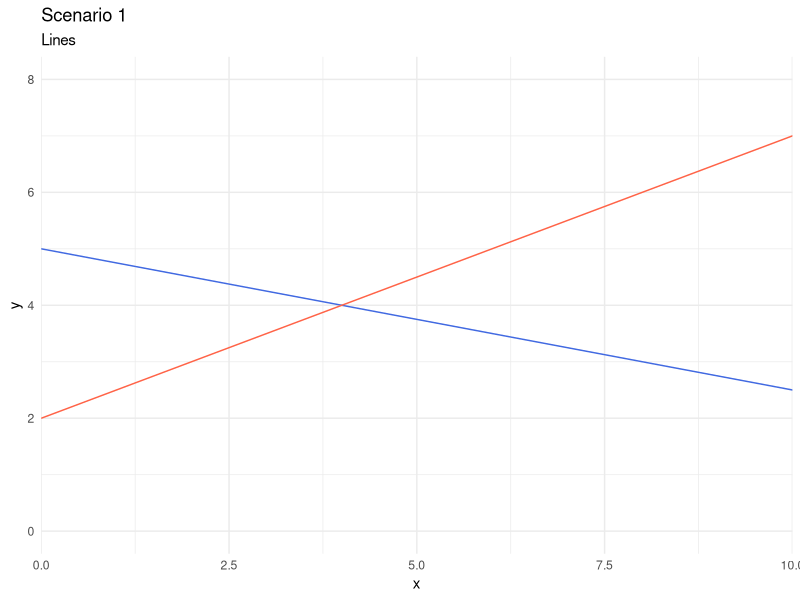
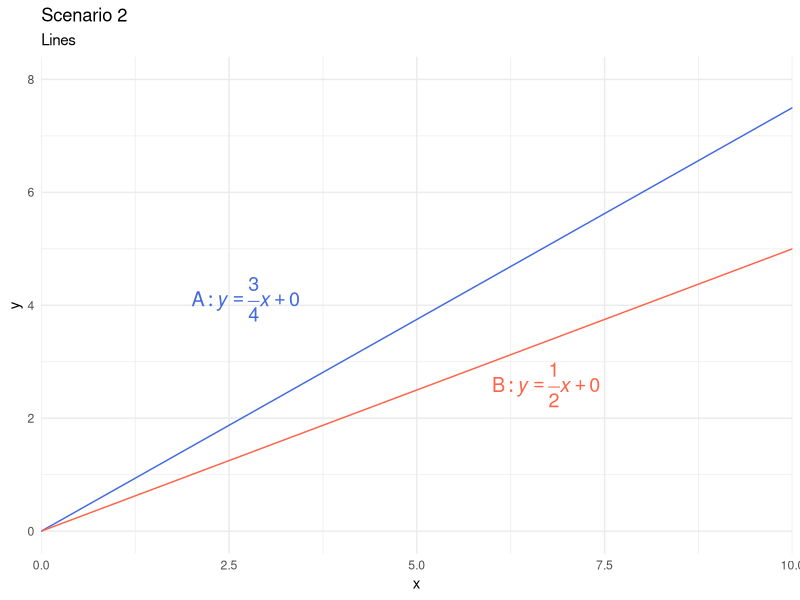

Write the R code that produced these figures, in order.
## ---- chunk 1
#| echo: false
library(ggplot2)
d       <- tibble::tibble(x = 1:10, y = (1:10)/10)
color_a <- "royalblue"
color_b <- "tomato"
## ---- chunk 2
#| echo: false
ggplot(d, aes(x = x, y = y)) +
  geom_line(color = "transparent") +
  geom_abline(slope = -.25, intercept = 5, color = color_a) +
  geom_abline(slope = .50, intercept = 2, color = color_b) +
  # annotate(
  #   "text", 
  #   label="A: italic(y) == over(3, 4)*italic(x) + 0", 
  #   x = 2, y = 4.5, 
  #   parse=T, size=5, hjust=0, vjust=1, color=color_a
  # ) +
  # annotate(
  #   "text", 
  #   label="B: italic(y) == over(1, 2)*italic(x) + 0", 
  #   x = 6, y = 3, 
  #   parse=T, size=5, hjust=0, vjust=1, color=color_b
  # ) +
  scale_x_continuous(expand = expansion(add = 0)) +
  coord_cartesian(xlim = c(0, 10), ylim = c(0, 8)) +
  theme_minimal() +
  labs(
    title    = "Scenario 1", 
    subtitle = "Lines", 
    y        = "y"
  )
## ---- chunk 3
#| echo: false
ggplot(d, aes(x = x, y = y)) +
  # geom_line() +
  geom_abline(slope = .75, intercept = 0, color = color_a) +
  geom_abline(slope = .50, intercept = 0, color = color_b) +
  annotate(
    "text", 
    label="A: italic(y) == over(3, 4)*italic(x) + 0", 
    x = 2, y = 4.5, 
    parse=T, size=5, hjust=0, vjust=1, color=color_a
  ) +
  annotate(
    "text", 
    label="B: italic(y) == over(1, 2)*italic(x) + 0", 
    x = 6, y = 3, 
    parse=T, size=5, hjust=0, vjust=1, color=color_b
  ) +
  scale_x_continuous(expand = expansion(add = 0)) +
  coord_cartesian(xlim = c(0, 10), ylim = c(0, 8)) +
  theme_minimal() +
  labs(
    title    = "Scenario 2", 
    subtitle = "Lines", 
    y        = "y"
  )
